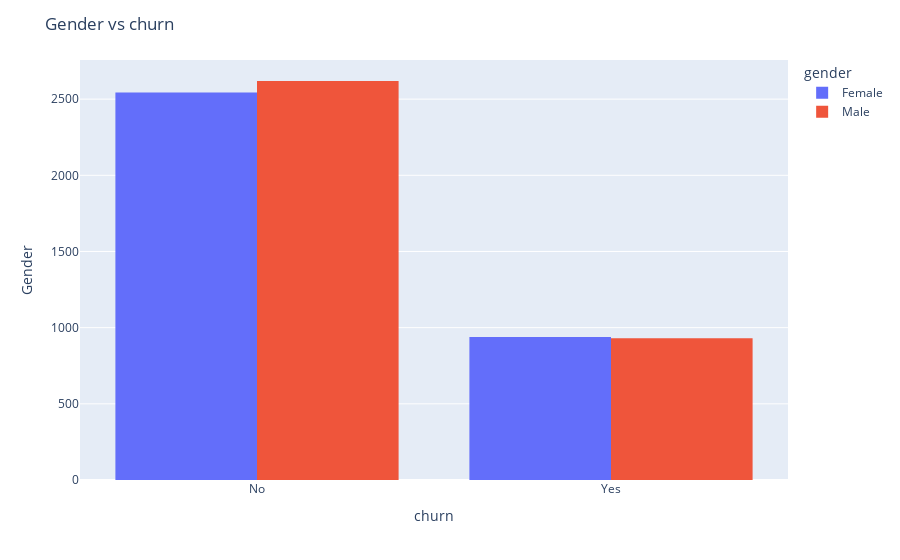

This figure's notebook cell:
### Markdown cell above
26.6 % of customers switched to another firm.

Customers are 49.5 % female and 50.5 % male. Let's see gender by churn category

### Code cell
import plotly.express as px
import pandas as pd

fig = px.histogram(df, x="Churn", color="gender", barmode="group")
fig.update_layout(title="Gender vs churn", xaxis_title="churn", yaxis_title="Gender")
fig.show()

### Figure 1 — Plotly figure (JSON) as saved in the notebook; plotly's stock layout.template omitted (floating-point values rounded to 4 significant figures; data arrays with more than 128 entries replaced by an {"elided": "..."} marker saying what was removed)
{"data": [{"alignmentgroup": "True", "bingroup": "x", "hovertemplate": "gender=Female<br>Churn=%{x}<br>count=%{y}<extra></extra>", "legendgroup": "Female", "marker": {"color": "#636efa", "pattern": {"shape": ""}}, "name": "Female", "offsetgroup": "Female", "orientation": "v", "showlegend": true, "type": "histogram", "x": {"elided": "3483 str values"}, "xaxis": "x", "yaxis": "y"}, {"alignmentgroup": "True", "bingroup": "x", "hovertemplate": "gender=Male<br>Churn=%{x}<br>count=%{y}<extra></extra>", "legendgroup": "Male", "marker": {"color": "#EF553B", "pattern": {"shape": ""}}, "name": "Male", "offsetgroup": "Male", "orientation": "v", "showlegend": true, "type": "histogram", "x": {"elided": "3549 str values"}, "xaxis": "x", "yaxis": "y"}], "layout": {"barmode": "group", "legend": {"title": {"text": "gender"}, "tracegroupgap": 0}, "margin": {"t": 60}, "title": {"text": "Gender vs churn"}, "xaxis": {"anchor": "y", "domain": [0, 1], "title": {"text": "churn"}}, "yaxis": {"anchor": "x", "domain": [0, 1], "title": {"text": "Gender"}}}}
